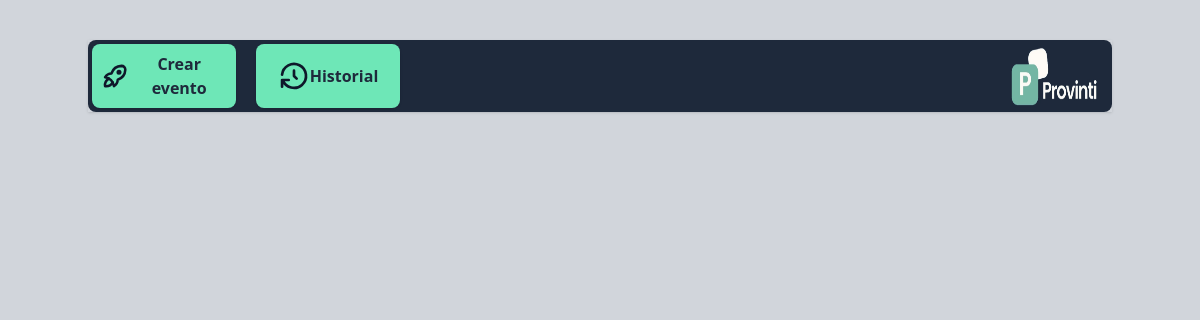
The page /public/admin-crear-evento.php on the database as committed earlier.
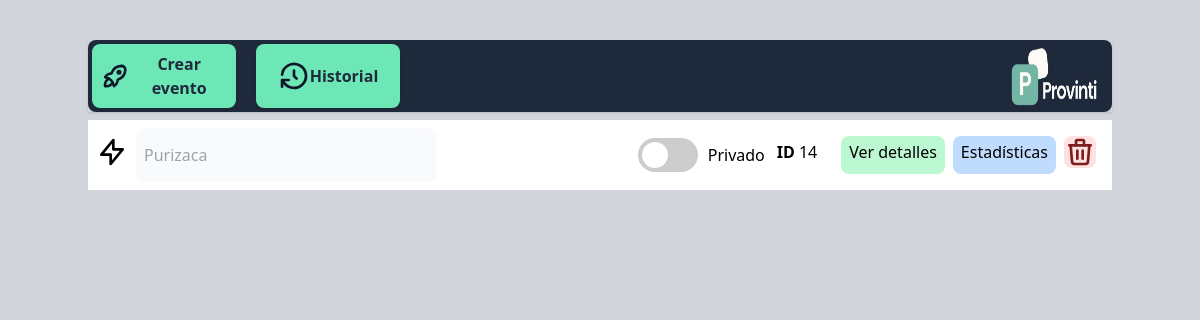
The same page on the database as committed later.
### tables this page shows
CREATE TABLE `eventos` (
  `ID_Evento` int(11) NOT NULL,
  `Titulo` varchar(100) NOT NULL,
  `Aforo` int(11) DEFAULT NULL,
  `Precio_Entrada` decimal(10,2) DEFAULT NULL,
  `Precio_Preventa` decimal(10,2) DEFAULT NULL,
  `Foto` varchar(255) DEFAULT NULL,
  `Descripcion` text DEFAULT NULL,
  `Artista_Autor` varchar(100) DEFAULT NULL,
  `Fecha_Evento` datetime DEFAULT NULL,
  `Fecha_Creacion` datetime DEFAULT current_timestamp(),
  `Estado_Publicacion` enum('Publicado','Borrador','Cancelado') DEFAULT 'Borrador',
  `visibilidad` varchar(255) DEFAULT NULL,
  `organizador` varchar(255) DEFAULT NULL,
  `contacto_organizador` varchar(255) DEFAULT NULL,
  `politica_cancelacion` text DEFAULT NULL,
  `f_actualizacion` date DEFAULT NULL,
  `f_borrado` date DEFAULT NULL,
  `hora_borrado` time DEFAULT NULL
);

### public/admin-crear-evento.php (called while the page is built, shortened)
<?php
$conexion = new Database();
$eventoObjeto = new Evento($conexion->connect());
$eventos = $eventoObjeto->mostrarEventos();
include '../vista/admin/crearEventos/admin-crear-evento-view.php';
?>

### modelo/Database.php (called while the page is built, shortened)
<?php
class Database {
    private $host = DB_HOST;
    private $db_name = DB_NAME;
    private $username = DB_USER;
    private $password = DB_PASS;
    public function connect() {
        $this->conn = mysqli_connect($this->host, $this->username, $this->password, $this->db_name);
        return $this->conn;
    }
}
?>

### modelo/Evento.php (called while the page is built, shortened)
<?php
class Evento {
    private $connection;
    public function __construct($bd)
    {
     $this->connection = $bd;
    }
    public function mostrarEventos() {
        $sql = "SELECT * FROM eventos";
        $result = mysqli_query($this->connection, $sql);
        $eventos = [];
        if ($result) {
            while ($row = mysqli_fetch_assoc($result)) {
                $eventos[] = $row;
            }
        }
        return $eventos;
    }
}
?>

### vista/admin/crearEventos/admin-crear-evento-view.php (the view, shortened to what this page needs)
<!doctype html>
<html>
<head>
  <script src="https://cdn.tailwindcss.com"></script>
  <script async src="https://unpkg.com/@material-tailwind/html@latest/scripts/ripple.js"></script>
</head>
<body>
<section class="bg-gray-300 w-screen h-screen px-0 py-10" id="allScreen">
<div class="container mx-auto">
<div class="flex shadow">
  <div class="bg-slate-800 w-full p-1 flex rounded-lg">
  <form><p onclick="restringirMultiplesEventes(event)" class="shadow p-2 w-36 bg-emerald-300 hover:bg-teal-400 hover:cursor-pointer rounded-lg mr-auto font-bold flex justify-center items-center" id="crear_evento">
      <button type="button" class="text-slate-800">Crear evento</button></p></form>
      <button onclick="mostrarHistorial()" class="ml-5 shadow p-2 w-36 bg-emerald-300 hover:bg-teal-400 hover:cursor-pointer rounded-lg mr-auto font-bold flex justify-center items-center">
      <svg class="h-8 w-8 text-slate-900"  width="24" height="24" viewBox="0 0 24 24" stroke-width="2" stroke="currentColor" fill="none" stroke-linecap="round" stroke-linejoin="round">  <path stroke="none" d="M0 0h24v24H0z"/>  <polyline points="12 8 12 12 14 14" />  <path d="M3.05 11a9 9 0 1 1 .5 4m-.5 5v-5h5" /></svg>
      <p class="text-slate-800">Historial</p></button>
      <img class="ml-auto" src="../vista/admin/crearEventos/logo.jpeg" width="100px">
  </div>
</div>
<ul id="eventos">
<?php
foreach($eventos as $evento){
if($evento['Estado_Publicacion'] !== "Cancelado"){
  echo '<li id="'.$evento['ID_Evento'].'"><div class="bg-white py-2 flex px-2 my-2" atributo-evento-id="'.$evento['ID_Evento'].'" atributo-evento-tipo="evento">
<svg class="h-8 w-8 text-black-400 mt-2"  fill="none" viewBox="0 0 24 24" stroke="currentColor">
    <path stroke-linecap="round" stroke-linejoin="round" stroke-width="2" d="M13 10V3L4 14h7v7l9-11h-7z"/>
  </svg>
<input placeholder="'.$evento['Titulo'].'" style="width: 300px;" class="ml-2 p-2 text-gray-900 rounded-lg bg-gray-50 focus:outline-none" disabled id="nombre-evento-titulo-'.$evento['ID_Evento'].'">
<div class="ml-auto flex py-2">
    <div class="relative tooltip-container" style="display:none" id="dangerEventoDesplegado_'.$evento['ID_Evento'].'">
    </div>
 <div class="switch-container mr-3">
    <label class="switch" style="cursor:pointer;">
      <input type="checkbox" id="switch_visibilidad_'.$evento['ID_Evento'].'" onclick="visibilizarEvento('.$evento['ID_Evento'].')">
      <span class="slider"></span>
    </label>
    <span id="switchLabel_'.$evento['ID_Evento'].'">'.$evento['visibilidad'].'</span>
  </div>
    <div class="mt-1 flex mr-4"><p class="font-bold mr-1">ID</p><p>'.$evento['ID_Evento'].'</p></div>
    <p onclick="visiblePanelModificar('.$evento['ID_Evento'].')" class="bg-green-200 px-2 py-1 ml-2 mr-2 hover:bg-green-300 hover:cursor-pointer rounded-lg hover:rounded-lg disabled:pointer-events-none transition-all" id="collapse-'.$evento['ID_Evento'].'">Ver detalles</p>
    <a class="bg-blue-200 px-2 py-1 hover:bg-blue-300 hover:cursor-pointer rounded-lg hover:rounded-lg" href="./admin-estadisticas-evento.php?id='.$evento['ID_Evento'].'" target="_blank">Estadísticas</a>
    <form action="../controlador/Evento/controladorEliminarEvento.php" method="post" id="eliminar-'.$evento['ID_Evento'].'"><button class="bg-red-100 mr-2 ml-2 rounded-lg" onclick="eliminarEvento(event)" type="submit">
    <input name="id_evento" value="'.$evento['ID_Evento'].'" type="hidden">
    </button></form>
</div>
</div>
'.'
<div id="collapse-panel-'.$evento['ID_Evento'].'" style="display:none">
      <p>'.$evento['Titulo'].'</p>
    <p>'.date('Y-m-d', strtotime($evento['Fecha_Creacion'])).'</p>
      <a id="input-evento-categoria-'.$evento['ID_Evento'].'" style="width: 300px;" class="hover:text-green-400 font-bold" href="#" onclick="visibleModalCategoriaEntradas('.$evento['ID_Evento'].')">Categorías de entrada</a>
      <p>'.$evento['Aforo'].'</p>
    <p>'.$evento['Artista_Autor'].'</p>
    <textarea disabled style="width:250px" class="bg-stone-100 ml-2">'.$evento['Descripcion'].'</textarea>
      <img src="images/imagen.png" class="my-auto mx-auto" id="imagen_evento_'.$evento['ID_Evento'].'">
</div>'
.'</li>';
}
}
?>
</ul>
</div>
</section>
</body>
<script src="node_modules/@material-tailwind/html/scripts/collapse.js"></script>
<script src="https://unpkg.com/@material-tailwind/html@latest/scripts/collapse.js"></script>
</html>

### vista/admin/crearEventos/admin-crear-evento-view.php (style rules this page uses)
#allScreen { overflow-y:scroll; }
.switch-container { display: flex; align-items: center; gap: 10px; }
.switch { position: relative; display: inline-block; width: 60px; height: 34px; }
.slider { position: absolute; top: 0; left: 0; right: 0; bottom: 0; background-color: #ccc; transition: 0.4s; border-radius: 34px; }
.slider:before { position: absolute; content: ""; height: 26px; width: 26px; left: 4px; bottom: 4px; background-color: white; transition: 0.4s; border-radius: 50%; }

Rows that differ between the two databases and show on the page:
added eventos: Titulo "Purizaca", visibilidad "Privado", ID_Evento "14"
